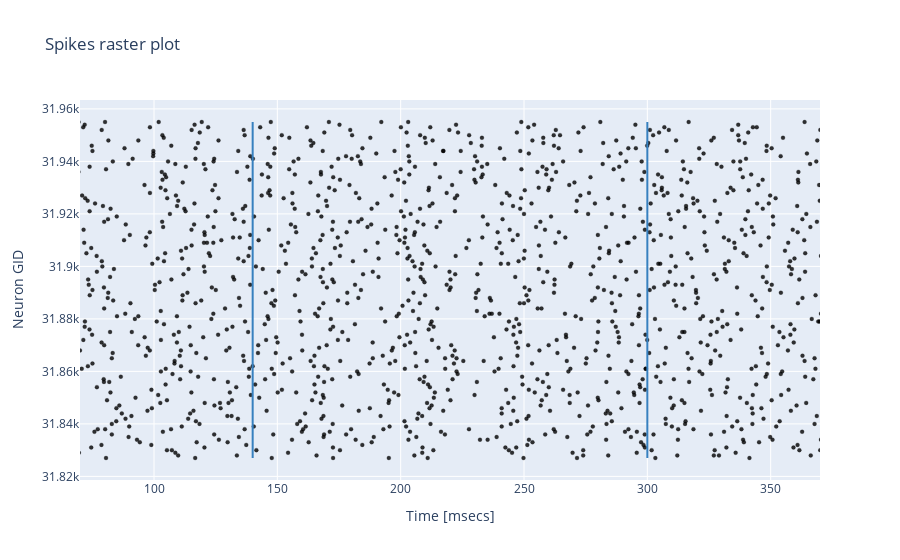

Notebook source saved alongside this figure:
### Markdown cell above
### Raster Plot 

Below, a raster plot of cell spikes for each cell type can be displayed; select the cell type modifying the CELL_TO_PLOT variable.
Cell types are:
1. 'granule'
2. 'golgi'
3. 'purkinje'
4. 'stellate'
5. 'basket'
6. 'dcn'

For Purkinje and DCN neurons, you can specify the microzone you want to analyze: microzone 1 is receiving both CS and US, while microzone 2 receives only CS (empty lines in raster plots would represent neurons of the other microzone). In the first case, US triggers burst-pause and pause-burst mechanisms, which are fundamental to fine tune the timing of cerebellar motor outputs.

Attention: you can plot only the activity of cell types whose recording device were connected before the simulation run!

### Code cell
CELL_TO_PLOT = 'dcn_cell_glut_large'

cells = {'granule_cell': [grc_ts, grc_evs],
         'golgi_cell': [goc_ts, goc_evs],
         'glomerulus': [glom_ts, glom_evs],
         'purkinje_cell': [pc_ts, pc_evs],
         'stellate_cell': [sc_ts, sc_evs],
         'basket_cell': [bc_ts, bc_evs],
         'dcn_cell_glut_large': [dcn_ts, dcn_evs],
         'output':[output_ts, output_evs],
         'io_cell':[io_ts, io_evs]}


color = {'granule_cell': 'rgba(255, 0, 0, .8)',
         'golgi_cell': 'rgba(0, 255, 0, .8)',
         'glomerulus': 'rgba(0, 0, 0, .8)',
         'purkinje_cell': 'rgba(0, 0, 0, .8)',
         'stellate_cell': 'rgba(234, 10, 142, .8)',
         'basket_cell': 'rgba(234, 10, 142, .8)',
         'output': 'rgba(0, 0, 0, .8)',
         'dcn_cell_glut_large': 'rgba(0, 0, 0, .8)',
         'io_cell': 'rgba(255, 127, 80, .8)'}

times = cells[CELL_TO_PLOT][0]
cell_ids = cells[CELL_TO_PLOT][1]
   
    
    
trace0 = go.Scatter(
    x = times,
    y = cell_ids,
    name = '',
    mode = 'markers',
    marker = dict(
        size = 4,
        color = color[CELL_TO_PLOT],
        line = dict(
            width = .2,
            color = 'rgb(0, 0, 0)'
        )
    )
)

data = [trace0]

layout = go.Layout(
              title = 'Spikes raster plot',
              yaxis = dict(title='Neuron GID', zeroline = False),
              xaxis = dict(title='Time [msecs]', zeroline = False, range=[0,nest_model_builder.TOT_DURATION+100]),
              shapes= [
              # Line STIM to MFs start
              {
                  'type': 'line',
                  'x0': nest_model_builder.STIM_MF_START,
                  'y0': np.amin(cell_ids),
                  'x1': nest_model_builder.STIM_MF_START,
                  'y1': np.amax(cell_ids),
                  'line': {
                      'color': 'rgb(55, 128, 191)',
                      'width': 2,
                  }
               },
               # Line STIM to MFs stop
               {
                  'type': 'line',
                  'x0': nest_model_builder.STIM_MF_END,
                  'y0': np.amin(cell_ids),
                  'x1': nest_model_builder.STIM_MF_END,
                  'y1': np.amax(cell_ids),
                  'line': {
                      'color': 'rgb(55, 128, 191)',
                      'width': 2,
                  }
               }]
             )

fig = go.Figure(data=data, layout=layout)
fig.update_xaxes(range=[70.0, 370.0])
iplot(fig, filename='styled-scatter')

### Figure 1 — Plotly figure (JSON) as saved in the notebook; plotly's stock layout.template omitted (floating-point values rounded to 4 significant figures; data arrays with more than 128 entries replaced by an {"elided": "..."} marker saying what was removed)
{"data": [{"marker": {"color": "rgba(0, 0, 0, .8)", "line": {"color": "rgb(0, 0, 0)", "width": 0.2}, "size": 4}, "mode": "markers", "name": "", "type": "scatter", "x": {"elided": "2160 float values"}, "y": {"elided": "2160 int values"}}], "layout": {"shapes": [{"line": {"color": "rgb(55, 128, 191)", "width": 2}, "type": "line", "x0": 140, "x1": 140, "y0": 31827, "y1": 31955}, {"line": {"color": "rgb(55, 128, 191)", "width": 2}, "type": "line", "x0": 300, "x1": 300, "y0": 31827, "y1": 31955}], "title": {"text": "Spikes raster plot"}, "xaxis": {"range": [70, 370], "title": {"text": "Time [msecs]"}, "zeroline": false}, "yaxis": {"title": {"text": "Neuron GID"}, "zeroline": false}}}
